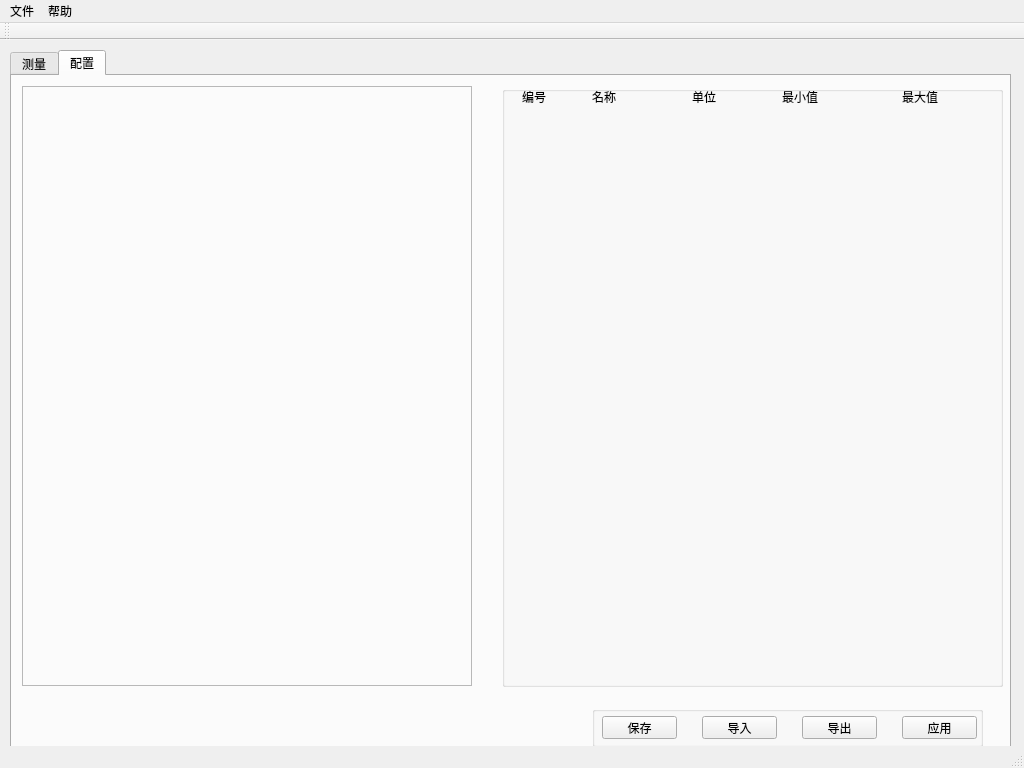
<?xml version="1.0" encoding="UTF-8"?>
<ui version="4.0">
 <class>MainWindow</class>
 <widget class="QMainWindow" name="MainWindow">
  <property name="geometry">
   <rect>
    <x>0</x>
    <y>0</y>
    <width>1024</width>
    <height>768</height>
   </rect>
  </property>
  <property name="minimumSize">
   <size>
    <width>1024</width>
    <height>768</height>
   </size>
  </property>
  <property name="maximumSize">
   <size>
    <width>1024</width>
    <height>768</height>
   </size>
  </property>
  <property name="windowTitle">
   <string>MainWindow</string>
  </property>
  <widget class="QWidget" name="centralWidget">
   <widget class="QTabWidget" name="tabWidget">
    <property name="geometry">
     <rect>
      <x>10</x>
      <y>10</y>
      <width>1001</width>
      <height>701</height>
     </rect>
    </property>
    <property name="currentIndex">
     <number>1</number>
    </property>
    <widget class="QWidget" name="tab_main">
     <attribute name="title">
      <string>测量</string>
     </attribute>
     <widget class="QFrame" name="frame_2">
      <property name="geometry">
       <rect>
        <x>10</x>
        <y>20</y>
        <width>450</width>
        <height>600</height>
       </rect>
      </property>
      <property name="frameShape">
       <enum>QFrame::StyledPanel</enum>
      </property>
      <property name="frameShadow">
       <enum>QFrame::Raised</enum>
      </property>
     </widget>
     <widget class="QGroupBox" name="groupBox_3">
      <property name="geometry">
       <rect>
        <x>470</x>
        <y>20</y>
        <width>511</width>
        <height>601</height>
       </rect>
      </property>
      <property name="title">
       <string/>
      </property>
      <widget class="QGroupBox" name="groupBox_4">
       <property name="geometry">
        <rect>
         <x>20</x>
         <y>10</y>
         <width>481</width>
         <height>80</height>
        </rect>
       </property>
       <property name="title">
        <string/>
       </property>
       <widget class="QLabel" name="label_6">
        <property name="geometry">
         <rect>
          <x>10</x>
          <y>10</y>
          <width>111</width>
          <height>61</height>
         </rect>
        </property>
        <property name="font">
         <font>
          <family>Microsoft YaHei UI</family>
          <pointsize>28</pointsize>
         </font>
        </property>
        <property name="text">
         <string>重量</string>
        </property>
       </widget>
       <widget class="QLabel" name="label_7">
        <property name="geometry">
         <rect>
          <x>160</x>
          <y>10</y>
          <width>271</width>
          <height>61</height>
         </rect>
        </property>
        <property name="font">
         <font>
          <family>Leelawadee UI</family>
          <pointsize>48</pointsize>
         </font>
        </property>
        <property name="layoutDirection">
         <enum>Qt::RightToLeft</enum>
        </property>
        <property name="text">
         <string>0.0015</string>
        </property>
       </widget>
       <widget class="QProgressBar" name="progressBar">
        <property name="geometry">
         <rect>
          <x>160</x>
          <y>10</y>
          <width>271</width>
          <height>61</height>
         </rect>
        </property>
        <property name="layoutDirection">
         <enum>Qt::LeftToRight</enum>
        </property>
        <property name="minimum">
         <number>-100</number>
        </property>
        <property name="value">
         <number>0</number>
        </property>
        <property name="textVisible">
         <bool>false</bool>
        </property>
        <property name="orientation">
         <enum>Qt::Horizontal</enum>
        </property>
        <property name="textDirection">
         <enum>QProgressBar::TopToBottom</enum>
        </property>
       </widget>
       <widget class="QLabel" name="label_8">
        <property name="geometry">
         <rect>
          <x>120</x>
          <y>50</y>
          <width>54</width>
          <height>16</height>
         </rect>
        </property>
        <property name="text">
         <string>-0.002</string>
        </property>
       </widget>
       <widget class="QLabel" name="label_9">
        <property name="geometry">
         <rect>
          <x>440</x>
          <y>50</y>
          <width>41</width>
          <height>16</height>
         </rect>
        </property>
        <property name="text">
         <string>0.002</string>
        </property>
       </widget>
       <zorder>progressBar</zorder>
       <zorder>label_6</zorder>
       <zorder>label_7</zorder>
       <zorder>label_8</zorder>
       <zorder>label_9</zorder>
      </widget>
     </widget>
    </widget>
    <widget class="QWidget" name="tab_setting">
     <attribute name="title">
      <string>配置</string>
     </attribute>
     <widget class="QFrame" name="frame">
      <property name="geometry">
       <rect>
        <x>10</x>
        <y>10</y>
        <width>450</width>
        <height>600</height>
       </rect>
      </property>
      <property name="frameShape">
       <enum>QFrame::StyledPanel</enum>
      </property>
      <property name="frameShadow">
       <enum>QFrame::Raised</enum>
      </property>
     </widget>
     <widget class="QGroupBox" name="groupBox_setting">
      <property name="geometry">
       <rect>
        <x>490</x>
        <y>10</y>
        <width>501</width>
        <height>601</height>
       </rect>
      </property>
      <property name="title">
       <string/>
      </property>
      <widget class="QLabel" name="label_number">
       <property name="geometry">
        <rect>
         <x>20</x>
         <y>0</y>
         <width>31</width>
         <height>21</height>
        </rect>
       </property>
       <property name="text">
        <string>编号</string>
       </property>
      </widget>
      <widget class="QLabel" name="label_name">
       <property name="geometry">
        <rect>
         <x>90</x>
         <y>0</y>
         <width>31</width>
         <height>21</height>
        </rect>
       </property>
       <property name="text">
        <string>名称</string>
       </property>
      </widget>
      <widget class="QLabel" name="label_min">
       <property name="geometry">
        <rect>
         <x>280</x>
         <y>0</y>
         <width>41</width>
         <height>21</height>
        </rect>
       </property>
       <property name="text">
        <string>最小值</string>
       </property>
      </widget>
      <widget class="QLabel" name="label_max">
       <property name="geometry">
        <rect>
         <x>400</x>
         <y>0</y>
         <width>41</width>
         <height>21</height>
        </rect>
       </property>
       <property name="text">
        <string>最大值</string>
       </property>
      </widget>
      <widget class="QLabel" name="label_unit">
       <property name="geometry">
        <rect>
         <x>190</x>
         <y>0</y>
         <width>31</width>
         <height>21</height>
        </rect>
       </property>
       <property name="text">
        <string>单位</string>
       </property>
      </widget>
      <widget class="QWidget" name="verticalLayoutWidget">
       <property name="geometry">
        <rect>
         <x>-1</x>
         <y>20</y>
         <width>501</width>
         <height>581</height>
        </rect>
       </property>
       <layout class="QVBoxLayout" name="Items_Layout"/>
      </widget>
     </widget>
     <widget class="QGroupBox" name="groupBox_8">
      <property name="geometry">
       <rect>
        <x>580</x>
        <y>630</y>
        <width>391</width>
        <height>41</height>
       </rect>
      </property>
      <property name="title">
       <string/>
      </property>
      <widget class="QPushButton" name="pushButton_3">
       <property name="geometry">
        <rect>
         <x>210</x>
         <y>10</y>
         <width>75</width>
         <height>23</height>
        </rect>
       </property>
       <property name="text">
        <string>导出</string>
       </property>
      </widget>
      <widget class="QPushButton" name="pushButton">
       <property name="geometry">
        <rect>
         <x>10</x>
         <y>10</y>
         <width>75</width>
         <height>23</height>
        </rect>
       </property>
       <property name="text">
        <string>保存</string>
       </property>
      </widget>
      <widget class="QPushButton" name="pushButton_2">
       <property name="geometry">
        <rect>
         <x>110</x>
         <y>10</y>
         <width>75</width>
         <height>23</height>
        </rect>
       </property>
       <property name="text">
        <string>导入</string>
       </property>
      </widget>
      <widget class="QPushButton" name="pushButton_4">
       <property name="geometry">
        <rect>
         <x>310</x>
         <y>10</y>
         <width>75</width>
         <height>23</height>
        </rect>
       </property>
       <property name="text">
        <string>应用</string>
       </property>
      </widget>
     </widget>
    </widget>
   </widget>
  </widget>
  <widget class="QMenuBar" name="menuBar">
   <property name="geometry">
    <rect>
     <x>0</x>
     <y>0</y>
     <width>1024</width>
     <height>23</height>
    </rect>
   </property>
   <widget class="QMenu" name="menu">
    <property name="title">
     <string>文件</string>
    </property>
   </widget>
   <widget class="QMenu" name="menu_2">
    <property name="title">
     <string>帮助</string>
    </property>
   </widget>
   <addaction name="menu"/>
   <addaction name="menu_2"/>
  </widget>
  <widget class="QToolBar" name="mainToolBar">
   <attribute name="toolBarArea">
    <enum>TopToolBarArea</enum>
   </attribute>
   <attribute name="toolBarBreak">
    <bool>false</bool>
   </attribute>
  </widget>
  <widget class="QStatusBar" name="statusBar"/>
 </widget>
 <layoutdefault spacing="6" margin="11"/>
 <resources/>
 <connections/>
</ui>
